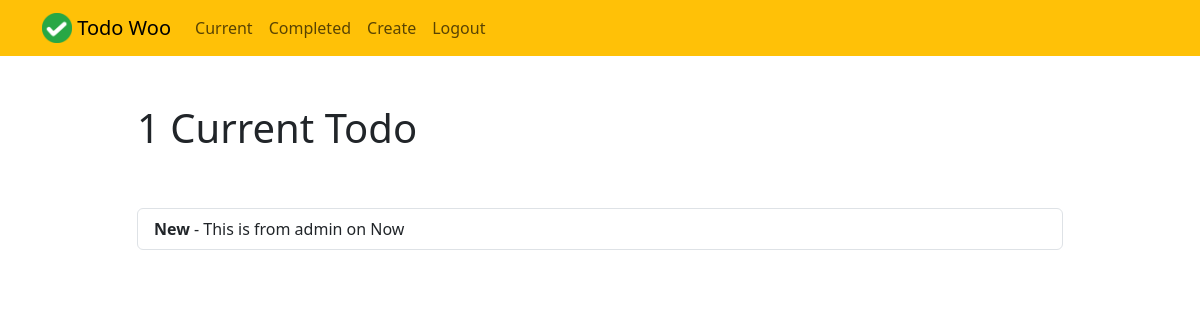
Page /current/ (signed in) on the earlier database version.
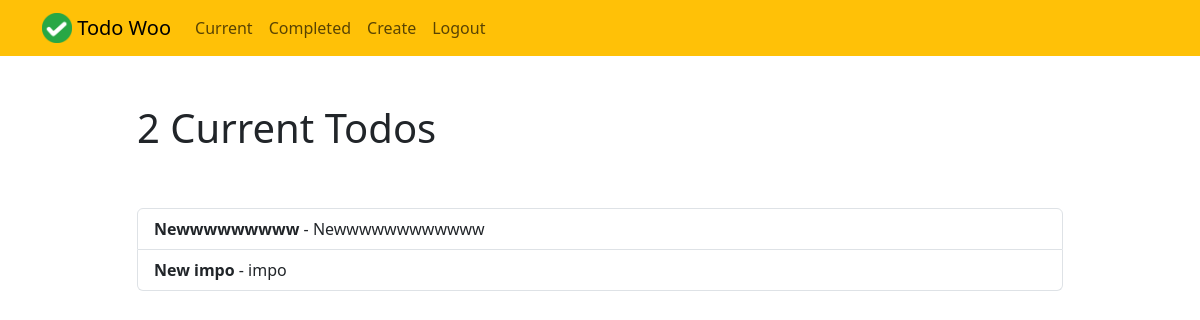
Same page on the later database version.
### Todo/models.py (models this page shows, shortened)
class Todo(models.Model):
    title=models.CharField(max_length=100)
    memo=models.TextField(blank=True)
    created= models.DateTimeField(auto_now_add=True) # auto... add the specific exact time and it will ne be editable.
    datecompleted=models.DateTimeField(null=True, blank=True)
    importance=models.BooleanField(default=False)
    user=models.ForeignKey(User, on_delete=models.CASCADE)

### Todo/views.py (the view)
# urls.py: path('current/', views.currenttodos, name='currenttodos'),
@login_required
def currenttodos(request):
    todos=Todo.objects.filter(user=request.user, datecompleted__isnull=True) # the first part of code will filter the todo list base on user login in website
    return render(request, 'todo/currenttodos.html', {'todos':todos})

### Todo/templates/todo/currenttodos.html
{% extends "todo/base.html" %}
{% block content %}
    <div class="row justify-content-center mt-5">
        <div class="col-md-10">
            {% if todos %}
                 <h1>{{ todos.count }} Current Todo{{ todos.count|pluralize }}</h1>
            {% else %}
                           <h1>Current Todos</h1>
            {% endif %}
        </div>
    </div>
    <div class="row justify-content-center mt-5">
        <div class="col-md-10">
        {% if todos %}
            <div class="list-group">
                {% for todo in todos %}
                    <a href="{% url 'viewtodo' todo.id %}" class="list-group-item list-group-item-action{% if todo.importance %} list-group-item-danger{% endif %}"><b>{{ todo.title }}</b>{% if todo.memo %} - {{ todo.memo|truncatechars:30 }}{% endif %}</a>
                {% endfor %}
            </div>
        {% else %}
            <div class="text-center">
                <h2>Looks like you don't have any todos! Nice work.</h2>
            <br>
            <a role="button" class="btn btn-primary" href="{% url 'createtodo' %}">New Todo</a>
            </div>
        {% endif %}
        </div>
    </div>
{% endblock %}

Differences in the rows shown:
no longer on this page (row edited): Todo: title "New", memo "This is from admin on Now"
added Todo: title "Newwwwwwwww", memo "Newwwwwwwwwwww"
added Todo: title "New impo", memo "impo"
Other differences:
{{ todos.count }}: "1" → "2"
